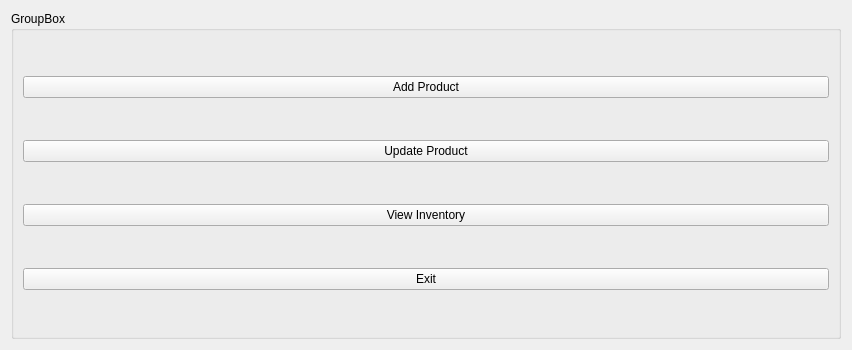
<?xml version="1.0" encoding="UTF-8"?>
<ui version="4.0">
 <class>Form</class>
 <widget class="QWidget" name="Form">
  <property name="geometry">
   <rect>
    <x>0</x>
    <y>0</y>
    <width>852</width>
    <height>350</height>
   </rect>
  </property>
  <property name="windowTitle">
   <string>Form</string>
  </property>
  <layout class="QVBoxLayout" name="verticalLayout">
   <item>
    <widget class="QGroupBox" name="MAINMENU">
     <property name="title">
      <string>GroupBox</string>
     </property>
     <layout class="QVBoxLayout" name="verticalLayout_2">
      <item>
       <widget class="QPushButton" name="btnAddProduct">
        <property name="text">
         <string>Add Product</string>
        </property>
       </widget>
      </item>
      <item>
       <widget class="QPushButton" name="btnUpdateProduct">
        <property name="text">
         <string>Update Product</string>
        </property>
       </widget>
      </item>
      <item>
       <widget class="QPushButton" name="InventoryCheck">
        <property name="text">
         <string>View Inventory</string>
        </property>
       </widget>
      </item>
      <item>
       <widget class="QPushButton" name="Exit">
        <property name="text">
         <string>Exit</string>
        </property>
       </widget>
      </item>
     </layout>
    </widget>
   </item>
  </layout>
 </widget>
 <resources/>
 <connections/>
</ui>
